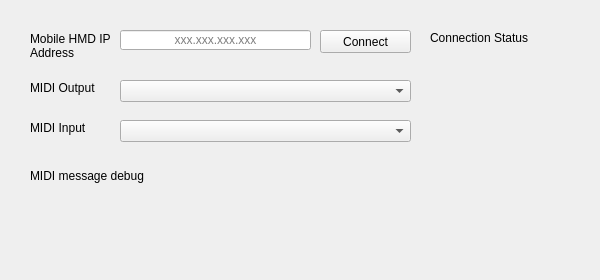
     <widget class="QWidget" name="midiConnectTab">
      <attribute name="title">
       <string>MIDI Connect</string>
      </attribute>
      <widget class="QWidget" name="midiCompanionWidget" native="true">
       <property name="enabled">
        <bool>true</bool>
       </property>
       <property name="geometry">
        <rect>
         <x>0</x>
         <y>0</y>
         <width>591</width>
         <height>271</height>
        </rect>
       </property>
       <widget class="QComboBox" name="midiInputComboBox">
        <property name="geometry">
         <rect>
          <x>120</x>
          <y>120</y>
          <width>291</width>
          <height>22</height>
         </rect>
        </property>
       </widget>
       <widget class="QLabel" name="inputLabel">
        <property name="enabled">
         <bool>true</bool>
        </property>
        <property name="geometry">
         <rect>
          <x>30</x>
          <y>120</y>
          <width>71</width>
          <height>16</height>
         </rect>
        </property>
        <property name="text">
         <string>MIDI Input</string>
        </property>
       </widget>
       <widget class="QLabel" name="outputLabel">
        <property name="geometry">
         <rect>
          <x>30</x>
          <y>80</y>
          <width>71</width>
          <height>16</height>
         </rect>
        </property>
        <property name="text">
         <string>MIDI Output</string>
        </property>
       </widget>
       <widget class="QLabel" name="midiMessageDebugLabel">
        <property name="geometry">
         <rect>
          <x>30</x>
          <y>150</y>
          <width>511</width>
          <height>51</height>
         </rect>
        </property>
        <property name="text">
         <string>MIDI message debug</string>
        </property>
       </widget>
       <widget class="QComboBox" name="midiOutputComboBox">
        <property name="geometry">
         <rect>
          <x>120</x>
          <y>80</y>
          <width>291</width>
          <height>22</height>
         </rect>
        </property>
       </widget>
       <widget class="QLabel" name="IPLabel">
        <property name="geometry">
         <rect>
          <x>30</x>
          <y>30</y>
          <width>91</width>
          <height>31</height>
         </rect>
        </property>
        <property name="text">
         <string>Mobile HMD IP Address</string>
        </property>
        <property name="wordWrap">
         <bool>true</bool>
        </property>
       </widget>
       <widget class="QLineEdit" name="IPLineEdit">
        <property name="geometry">
         <rect>
          <x>120</x>
          <y>30</y>
          <width>191</width>
          <height>20</height>
         </rect>
        </property>
        <property name="text">
         <string/>
        </property>
        <property name="alignment">
         <set>Qt::AlignCenter</set>
        </property>
        <property name="placeholderText">
         <string>xxx.xxx.xxx.xxx</string>
        </property>
       </widget>
       <widget class="QPushButton" name="connectButton">
        <property name="geometry">
         <rect>
          <x>320</x>
          <y>30</y>
          <width>91</width>
          <height>23</height>
         </rect>
        </property>
        <property name="text">
         <string>Connect</string>
        </property>
       </widget>
       <widget class="QLabel" name="midiConnectionStatus">
        <property name="geometry">
         <rect>
          <x>430</x>
          <y>30</y>
          <width>111</width>
          <height>16</height>
         </rect>
        </property>
        <property name="text">
         <string>Connection Status</string>
        </property>
       </widget>
       <widget class="QCommandLinkButton" name="commandLinkButton">
        <property name="geometry">
         <rect>
          <x>520</x>
          <y>780</y>
          <width>185</width>
          <height>41</height>
         </rect>
        </property>
        <property name="text">
         <string>CommandLinkButton</string>
        </property>
       </widget>
      </widget>
     </widget>
